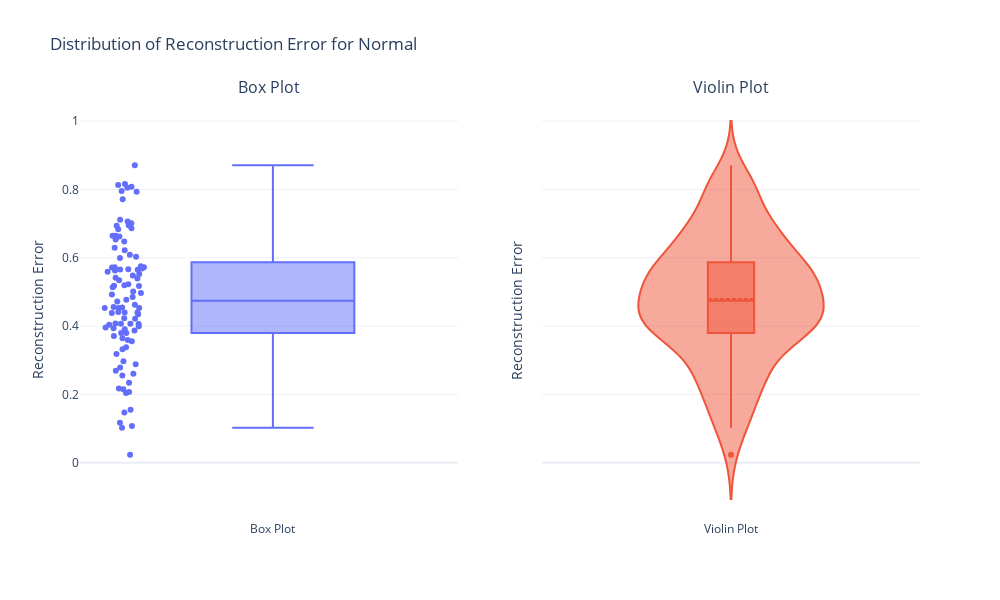

Write notebook code for a chart like this one.
### Markdown cell above
## Create Box and Violin Plots

Now, let's use the `create_box_violin_plots` function to visualize the distribution of reconstruction errors for each event type.

### Code cell
# Create plots for 'Normal' events
fig_normal = create_box_violin_plots(df, 'Normal')
fig_normal.show()

### Figure 1 — Plotly figure (JSON) as saved in the notebook; plotly's stock layout.template omitted (floating-point values rounded to 4 significant figures)
{"data": [{"boxpoints": "all", "jitter": 0.3, "name": "Box Plot", "pointpos": -1.8, "type": "box", "xaxis": "x", "y": [0.5993, 0.4723, 0.6295, 0.8046, 0.4532, 0.4532, 0.8158, 0.6535, 0.4061, 0.6085, 0.4073, 0.4069, 0.5484, 0.1173, 0.155, 0.3875, 0.2974, 0.5628, 0.3184, 0.2175, 0.7931, 0.4548, 0.5135, 0.2151, 0.3911, 0.5222, 0.2698, 0.5751, 0.3799, 0.4417, 0.3797, 0.8705, 0.4973, 0.2885, 0.6645, 0.2558, 0.5418, 0.1081, 0.2344, 0.5394, 0.6477, 0.5343, 0.4769, 0.4398, 0.2043, 0.356, 0.4079, 0.7114, 0.5687, 0.1474, 0.5648, 0.423, 0.3646, 0.6223, 0.7062, 0.6863, 0.3322, 0.4382, 0.5663, 0.6951, 0.4042, 0.4629, 0.2787, 0.2608, 0.6625, 0.7712, 0.4856, 0.7007, 0.5723, 0.371, 0.5723, 0.8076, 0.4928, 0.8129, 0.02395, 0.6644, 0.5174, 0.4402, 0.5184, 0.1025, 0.4561, 0.5714, 0.7956, 0.3963, 0.3383, 0.3996, 0.6831, 0.5658, 0.394, 0.6027, 0.5194, 0.6937, 0.3596, 0.4345, 0.4216, 0.2073, 0.5592, 0.5522, 0.501, 0.4531], "yaxis": "y"}, {"box": {"visible": true}, "meanline": {"visible": true}, "name": "Violin Plot", "type": "violin", "xaxis": "x2", "y": [0.5993, 0.4723, 0.6295, 0.8046, 0.4532, 0.4532, 0.8158, 0.6535, 0.4061, 0.6085, 0.4073, 0.4069, 0.5484, 0.1173, 0.155, 0.3875, 0.2974, 0.5628, 0.3184, 0.2175, 0.7931, 0.4548, 0.5135, 0.2151, 0.3911, 0.5222, 0.2698, 0.5751, 0.3799, 0.4417, 0.3797, 0.8705, 0.4973, 0.2885, 0.6645, 0.2558, 0.5418, 0.1081, 0.2344, 0.5394, 0.6477, 0.5343, 0.4769, 0.4398, 0.2043, 0.356, 0.4079, 0.7114, 0.5687, 0.1474, 0.5648, 0.423, 0.3646, 0.6223, 0.7062, 0.6863, 0.3322, 0.4382, 0.5663, 0.6951, 0.4042, 0.4629, 0.2787, 0.2608, 0.6625, 0.7712, 0.4856, 0.7007, 0.5723, 0.371, 0.5723, 0.8076, 0.4928, 0.8129, 0.02395, 0.6644, 0.5174, 0.4402, 0.5184, 0.1025, 0.4561, 0.5714, 0.7956, 0.3963, 0.3383, 0.3996, 0.6831, 0.5658, 0.394, 0.6027, 0.5194, 0.6937, 0.3596, 0.4345, 0.4216, 0.2073, 0.5592, 0.5522, 0.501, 0.4531], "yaxis": "y2"}], "layout": {"annotations": [{"font": {"size": 16}, "showarrow": false, "text": "Box Plot", "x": 0.225, "xanchor": "center", "xref": "paper", "y": 1, "yanchor": "bottom", "yref": "paper"}, {"font": {"size": 16}, "showarrow": false, "text": "Violin Plot", "x": 0.775, "xanchor": "center", "xref": "paper", "y": 1, "yanchor": "bottom", "yref": "paper"}], "height": 600, "showlegend": false, "title": {"text": "Distribution of Reconstruction Error for Normal"}, "width": 1000, "xaxis": {"anchor": "y", "domain": [0, 0.45]}, "xaxis2": {"anchor": "y2", "domain": [0.55, 1]}, "yaxis": {"anchor": "x", "domain": [0, 1], "title": {"text": "Reconstruction Error"}}, "yaxis2": {"anchor": "x2", "domain": [0, 1], "matches": "y", "showticklabels": false, "title": {"text": "Reconstruction Error"}}}}
